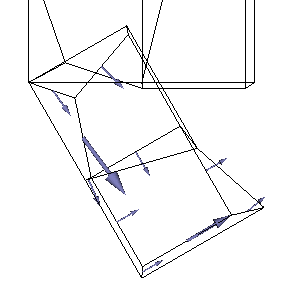

The Python source for this figure:
#!/usr/bin/env python

# Demonstrate vtkCellGridTransform applying a rotation to a DG
# hexahedral mesh, with arrow glyphs showing transformed HCurl
# vector attributes alongside the original mesh.

# Factory overrides
import vtkmodules.vtkInteractionStyle  # noqa: F401
import vtkmodules.vtkRenderingFreeType  # noqa: F401
import vtkmodules.vtkRenderingOpenGL2  # noqa: F401

import os

from vtkmodules.vtkCommonDataModel import vtkCellGridSidesQuery
from vtkmodules.vtkCommonTransforms import vtkTransform
from vtkmodules.vtkFiltersCellGrid import (
    vtkCellGridCellCenters,
    vtkCellGridComputeSides,
    vtkCellGridToUnstructuredGrid,
    vtkCellGridTransform,
    vtkFiltersCellGrid,
)
from vtkmodules.vtkFiltersSources import vtkArrowSource
from vtkmodules.vtkIOCellGrid import vtkCellGridReader
from vtkmodules.vtkRenderingCellGrid import vtkRenderingCellGrid
from vtkmodules.vtkRenderingCore import (
    vtkActor,
    vtkCellGridMapper,
    vtkGlyph3DMapper,
    vtkProperty,
    vtkRenderWindow,
    vtkRenderWindowInteractor,
    vtkRenderer,
)

# Register render responders for DG cells
vtkRenderingCellGrid.RegisterCellsAndResponders()
vtkFiltersCellGrid.RegisterCellsAndResponders()

data_dir = os.environ.get("VPE_DATA_DIR", os.path.dirname(os.path.abspath(__file__)))

flag_edges_only = vtkCellGridSidesQuery.EdgesOfInputs

# Read DG hexahedral cell grid
reader = vtkCellGridReader()
reader.SetFileName(os.path.join(data_dir, "dgHexahedra.dg"))

# Original mesh edges (before transform)
original_sides = vtkCellGridComputeSides()
original_sides.SetOutputDimensionControl(flag_edges_only)
original_sides.SetInputConnection(reader.GetOutputPort())

# Apply rotation transform
rotation_transform = vtkTransform()
rotation_transform.RotateZ(-60)

cell_grid_transform = vtkCellGridTransform()
cell_grid_transform.SetTransform(rotation_transform)
cell_grid_transform.SetInputConnection(reader.GetOutputPort())

# Transformed mesh edges
transformed_sides = vtkCellGridComputeSides()
transformed_sides.SetOutputDimensionControl(flag_edges_only)
transformed_sides.SetInputConnection(cell_grid_transform.GetOutputPort())

# Transformed mesh sides for center computation
transform_edge_sides = vtkCellGridComputeSides()
transform_edge_sides.SetOutputDimensionControl(flag_edges_only)
transform_edge_sides.SetInputConnection(cell_grid_transform.GetOutputPort())

# Compute cell centers and convert to unstructured grid
cell_centers = vtkCellGridCellCenters()
cell_centers.SetInputConnection(transform_edge_sides.GetOutputPort())

grid_converter = vtkCellGridToUnstructuredGrid()
grid_converter.SetInputConnection(cell_centers.GetOutputPort())
grid_converter.Update()

# Original shape actor (black edges)
shape_mapper_2 = vtkCellGridMapper()
shape_mapper_2.SetInputConnection(original_sides.GetOutputPort())
shape_mapper_2.ScalarVisibilityOff()

shape_prop_2 = vtkProperty()
shape_prop_2.SetOpacity(1.0)
shape_prop_2.SetLineWidth(1)
shape_prop_2.SetPointSize(8)
shape_prop_2.SetColor(0, 0, 0)

shape_actor_2 = vtkActor()
shape_actor_2.SetMapper(shape_mapper_2)
shape_actor_2.SetProperty(shape_prop_2)

# Transformed shape actor (black edges)
shape_mapper = vtkCellGridMapper()
shape_mapper.SetInputConnection(transform_edge_sides.GetOutputPort())
shape_mapper.ScalarVisibilityOff()

shape_prop = vtkProperty()
shape_prop.SetOpacity(1.0)
shape_prop.SetLineWidth(1)
shape_prop.SetPointSize(8)
shape_prop.SetColor(0, 0, 0)

shape_actor = vtkActor()
shape_actor.SetMapper(shape_mapper)
shape_actor.SetProperty(shape_prop)

# Arrow glyph source for HCurl vector visualization
arrow_source = vtkArrowSource()
arrow_source.SetTipResolution(64)
arrow_source.SetShaftResolution(64)

# Glyph mapper showing curl1 vectors at transformed cell centers
glyph_mapper = vtkGlyph3DMapper()
glyph_mapper.SetInputConnection(grid_converter.GetOutputPort())
glyph_mapper.SetSourceConnection(arrow_source.GetOutputPort())
glyph_mapper.SetArrayComponent(-1)
glyph_mapper.SetOrient(True)
glyph_mapper.SetOrientationArray("curl1")
glyph_mapper.SetScaling(True)
glyph_mapper.SetScaleMode(vtkGlyph3DMapper.SCALE_BY_MAGNITUDE)
glyph_mapper.SetScaleArray("curl1")
glyph_mapper.SetScaleFactor(0.25)
glyph_mapper.SelectColorArray("scalar1")

glyph_prop = vtkProperty()
glyph_prop.SetLineWidth(5)
glyph_prop.SetPointSize(4)
glyph_prop.SetColor(0.5, 0.5, 0.75)

glyph_actor = vtkActor()
glyph_actor.SetMapper(glyph_mapper)
glyph_actor.SetProperty(glyph_prop)

# Renderer
renderer = vtkRenderer()
renderer.AddActor(shape_actor)
renderer.AddActor(shape_actor_2)
renderer.AddActor(glyph_actor)
renderer.SetBackground(1.0, 1.0, 1.0)

# Window
render_window = vtkRenderWindow()
render_window.SetMultiSamples(0)
render_window.AddRenderer(renderer)
render_window.SetWindowName("cellgrid transform")

# Scene
renderer.ResetCamera()
renderer.GetActiveCamera().Zoom(2.0)

# Interactor
interactor = vtkRenderWindowInteractor()
interactor.SetRenderWindow(render_window)

interactor.Initialize()
interactor.Start()
